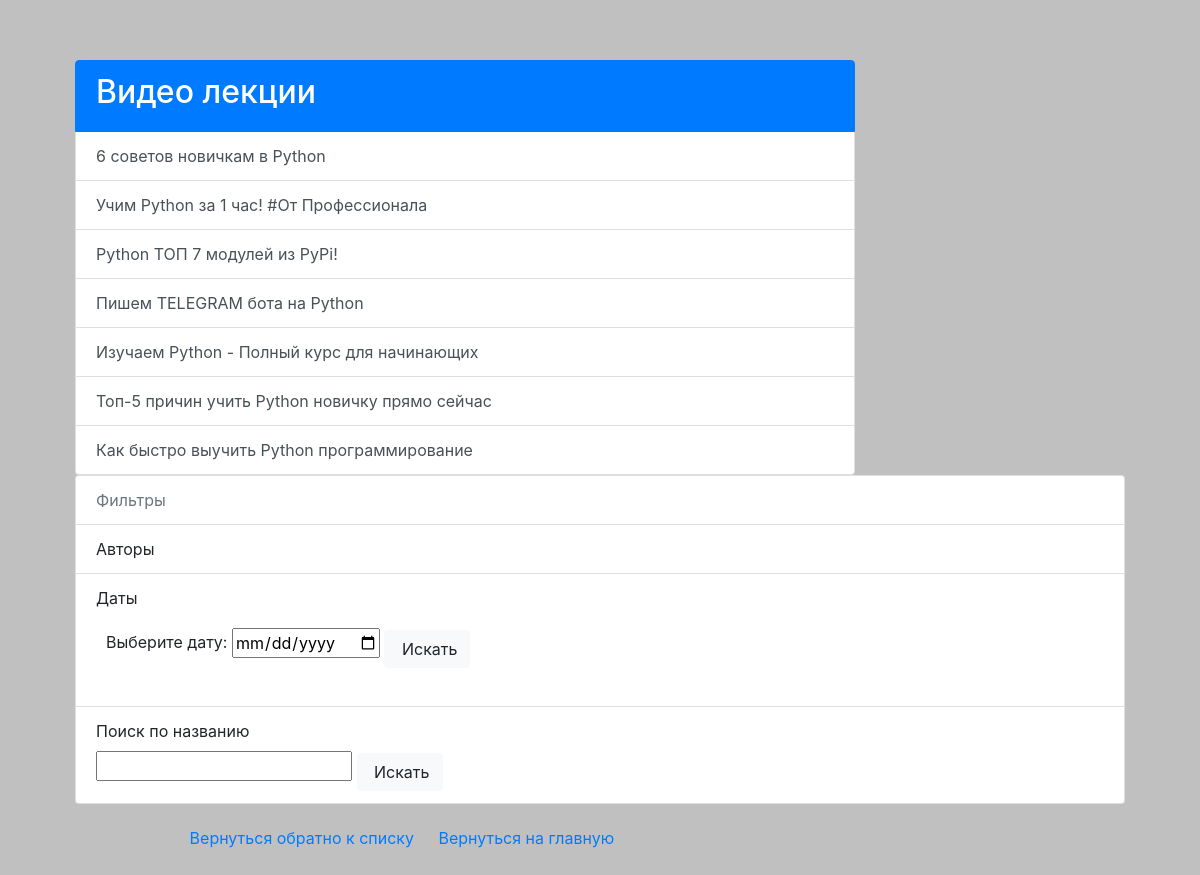
Screenshot of /3/ with the database file from the repository.
### educationapp/apps/educationsections/models.py (models this page shows, shortened)
class Section(models.Model):
    section_name = models.CharField('Название раздела', max_length=50)
    def __str__(self):
        return self.section_name
    class Meta:
        verbose_name = "Раздел"
        verbose_name_plural = "Разделы"

class Content(models.Model):
    section_id = models.ForeignKey(Section, on_delete=models.CASCADE)
    title = models.CharField('название', max_length = 200)
    url = models.CharField('ссылка', max_length = 200)
    author = models.CharField('автор', max_length = 200)
    description = models.TextField('описание')
    pub_date = models.DateField('дата публикации')
    class Meta:
        verbose_name = "Сущность"
        verbose_name_plural = "Сущности"

### educationapp/apps/educationsections/views.py (the view)
# urls.py: path('<int:section_id>/', views.section, name='section'),
def section(request, section_id):
    try:
        items = Content.objects.filter(section_id=section_id)
        section_name = Section.objects.get(id = section_id)
        authors_list = Content.objects.filter(section_id=section_id).values('author').distinct()
    except:
        raise Http404('Страница не найдена')
    if(authors_list):
        for i in authors_list:
            i['author_link'] = translit.translify('_'.join(i['author'].split(' ')))
            print(i)
    return render(request, 'section_page.html', {'items':items, 'section_id':section_id, 'section_name':section_name, 'authors_list':authors_list})

### educationapp/templates/section_page.html (shortened to what this page needs)
{% extends 'base.html' %}
{% block content %}
    {% if items %}
        <div class="container">
            <div class="row">
                <div class="col-9">
                    <div class="list-group">
                        <a href="#" class="list-group-item list-group-item-action active">
                            <h2>{{section_name}}</h2>
                        </a>
                        {% for item in items %}
                            <a href="{% url 'educationsections:detail' section_id item.id %}" class="list-group-item list-group-item-action">{{item.title}}</a>
                        {% endfor %}
                    </div>
                </div>
                <div class="col-sm">
                    <ul class="list-group">
                        <li class="list-group-item disabled" aria-disabled="true">Фильтры</li>
                        <li class="list-group-item dropdown">
                            Авторы
                        </li>
                        <li class="list-group-item dropdown">
                            Даты
                            <div class="list-group">
                            <form
                                style = "padding: 10px;"
                                method="POST"
                                action="{% url 'educationsections:date_filter' section_id %}"
                            >
                                    <p>Выберите дату:
                                        <input type="date" name="calendar">
                                        <input
                                            style = "margin-top: 10px;"
                                            type="submit"
                                            class="btn btn-light"
                                            value=" Искать"
                                        >
                                    </p>
                                </form>
                            </div>
                        </li>
                        <li class="list-group-item dropdown">
                            Поиск по названию
                            <form
                                action="{% url 'educationsections:title_filter' section_id %}"
                                method="POST"
                            >
                                <input type="text" name='title'>
                                <input
                                    style = "margin-top: 10px;"
                                    type="submit"
                                    class="btn btn-light"
                                    value=" Искать"
                                >
                            </form>
                        </li>
                    </ul>
                </div>
            </div>
        </div>
    {% else %}
        <h2>{{section_name}}</h2>
        <div>Ничего еще не добавлено в этот раздел</div>
    {% endif %}
    <div class='navigation'>
        <a class = 'card-link' href="{% url 'educationsections:section' section_id%}">Вернуться обратно к списку</a>
        <a href="{% url 'educationsections:index' %}" class="card-link">Вернуться на главную</a>
    </div>
{% endblock %}

### educationapp/templates/base.html (shortened to what this page needs)
<!DOCTYPE html>
<html lang="en">
<head>
    <link rel="stylesheet" href="https://maxcdn.bootstrapcdn.com/bootstrap/4.0.0/css/bootstrap.min.css">
    {% load static %}
    <link type="text/css" rel="stylesheet" href="{% static './index.css' %}">
</head>
<body>
        {% block content %}
        {% endblock %}
</body>
</html>

### educationapp/apps/educationsections/static/index.css (style rules this page uses)
body { margin: 0 auto; padding: 5%; background-color: #C0C0C0; }
.navigation { width: 80%; display: block; margin: 0 auto; padding: 2%; }
.dropdown { position: relative; display: inline-block; }

### rows the page displays
Section: section_name "Видео лекции"
Content: title "6 советов новичкам в Python"
Content: title "Учим Python за 1 час! #От Профессионала"
Content: title "Python ТОП 7 модулей из PyPi!"
Content: title "Пишем TELEGRAM бота на Python"
Content: title "Изучаем Python - Полный курс для начинающих"
Content: title "Топ-5 причин учить Python новичку прямо сейчас"
Content: title "Как быстро выучить Python программирование"
